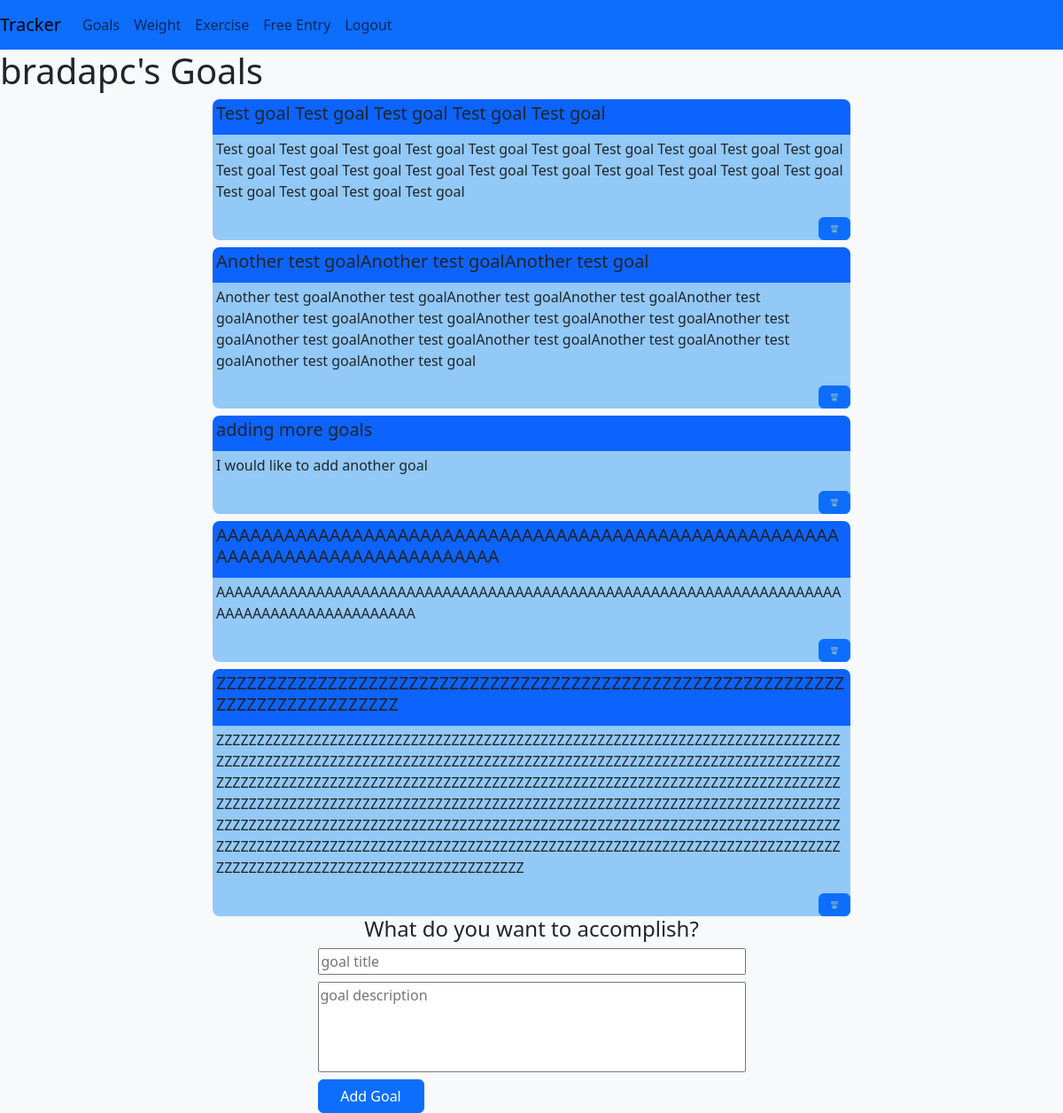
Before: /goals (signed in) with the older database file.
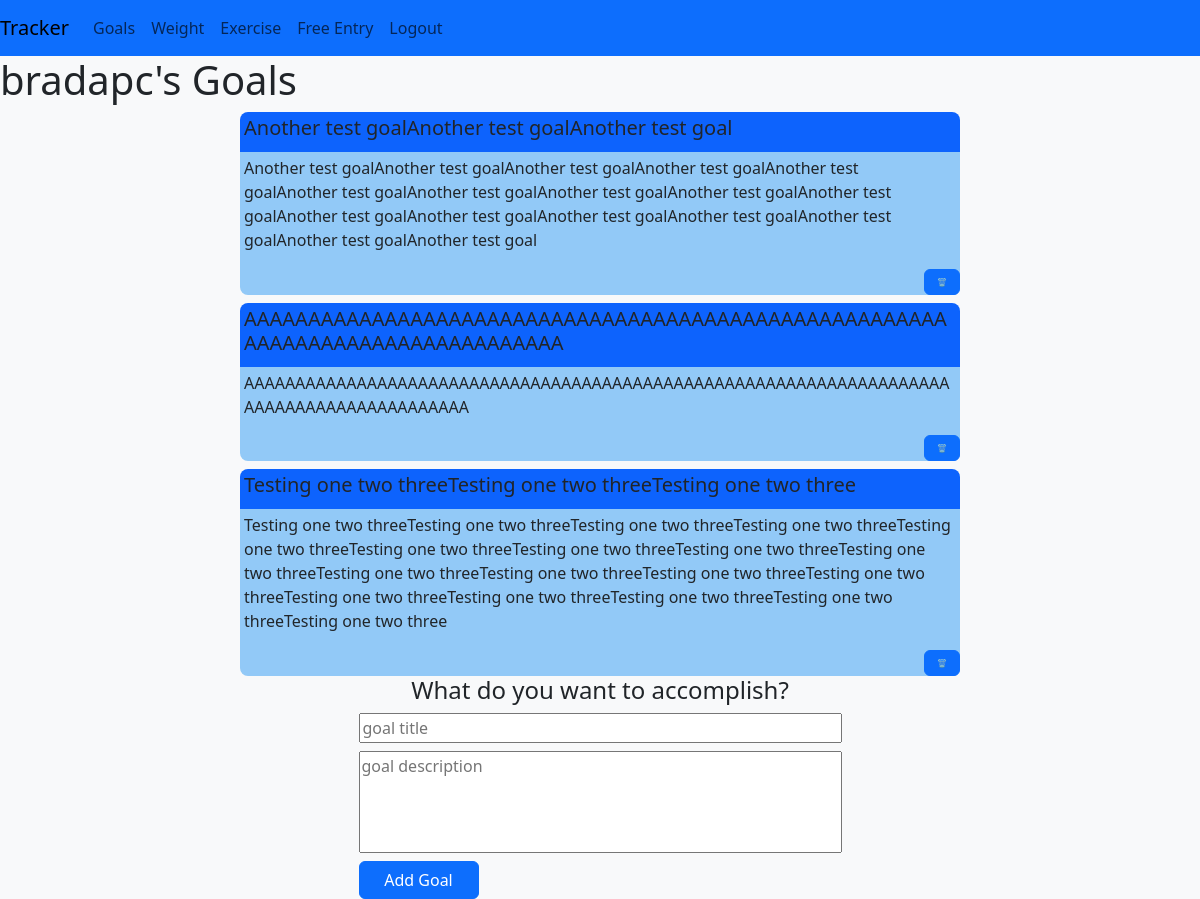
After: the same page with the newer database file.
### tables this page shows
CREATE TABLE "user_goals" (
goal_id INTEGER PRIMARY KEY,
user_id INTEGER NOT NULL,
goal_title TEXT,
goal_desc TEXT
);

### app.py (the view)
@app.route("/goals", methods=["GET", "POST"])
@login_required
def goals():
    user_goals = getUserGoals()
    if request.method == "POST":
        goal_title = request.form.get("goal title")
        goal_description = request.form.get("goal description")
        if len(goal_title) > 80 or len(goal_description) > 500:
            return redirect("/goals")
        if not goal_title or not goal_description:
            return redirect("/goals")
        con = sqlite3.connect("tracker.db")
        cur = con.cursor()
        cur.execute("INSERT INTO user_goals (user_id, goal_title, goal_desc) VALUES(?, ?, ?)", (session['user_id'], goal_title, goal_description,))
        con.commit()
        con.close()
        return redirect("/goals")
    else:
        return render_template("goals.html", user=session['user'], user_goals=user_goals)

### app.py (called while the page is built)
def login_required(f):
    @wraps(f)
    def decorated_function(*args, **kwargs):
        if session.get("user_id") is None:
            return redirect("/login")
        return f(*args, **kwargs)
    return decorated_function

def getUserGoals():
    con = sqlite3.connect("tracker.db")
    cur = con.cursor()
    cur.execute("SELECT goal_id, goal_title, goal_desc FROM user_goals WHERE user_id = ?", (session['user_id'],))
    user_goals = []
    user_goals = cur.fetchall()
    return user_goals

### templates/goals.html (shortened to what this page needs)
{% extends "layout.html" %}
{% block body %}
    <h1>{{ user }}'s Goals </h1>
    <div class="user-goals">
        {% for goal in user_goals %}
            <div class="user-goal-div">
                <div class="goal-title-div">
                    <h5>{{ goal[1] }}</h5>
                </div>
                <div class="goal-desc-div">
                    <p>{{ goal[2] }}</p>
                </div>
                <div class="goal-options">
                    <form action="/goals/remove" method="post">
                        <button type="submit" name="remove_goal" value="{{ goal[0] }}" class="btn btn-primary delete-goal">&#128465</button>
                    </form>
                </div>
            </div>
        {% endfor %}
    </div>
    <div class="new-goal-div">
        <h4>What do you want to accomplish?</h4>
        <form class="new-goal-form" action="/goals" method="post">
            <input type="text" name="goal title" placeholder="goal title" maxlength="80">
            <textarea type="text" name="goal description" placeholder="goal description" maxlength="500" rows="4" cols="50"></textarea>
            <button type="submit" class="btn btn-primary">Add Goal</button>
        </form>
    </div>
{% endblock %}

### templates/layout.html (shortened to what this page needs)
<!DOCTYPE html>
<html lang="en">
    <head>
        {% block head %}
        <link href="/static/styles.css" rel="stylesheet">
        <link href="https://cdn.jsdelivr.net/npm/bootstrap@5.3.3/dist/css/bootstrap.min.css" rel="stylesheet">
        {% endblock %}
    </head>
    <body class="bg-light">
        <nav class="navbar navbar-expand-lg navbar-light bg-primary">
            <a class="navbar-brand" href="/">Tracker</a>
            <div class="collapse navbar-collapse" id="navbarNavAltMarkup">
              <div class="navbar-nav">
                <a class="nav-item nav-link" href="/goals">Goals</a>
                <a class="nav-item nav-link" href="/weight">Weight</a>
                <a class="nav-item nav-link" href="/exercise">Exercise</a>
                <a class="nav-item nav-link" href="#">Free Entry</a>
                {% if  "user" in session %}
                <a class="nav-item nav-link" href="/logout">Logout</a>
                {% else %}
                <a class="nav-item nav-link" href="/login">Login</a>
                {% endif %}
              </div>
            </div>
          </nav>
        {% block body%} {% endblock %}
    </body>
</html>

### static/styles.css (style rules this page uses)
body { user-select: none; }
.new-goal-div { display: flex; flex-direction: column; align-items: center; justify-content: center; }
.new-goal-form { display: flex; flex-direction: column; gap: 8px; }
.new-goal-form button { width: 120px; }
.new-goal-div textarea { resize: none; outline: none; }
.user-goal-div { display: flex; flex-direction: column; width: 60%; }
.goal-title-div { background-color: #0d63fd; border-top-left-radius: 8px; border-top-right-radius: 8px; padding: 4px; word-wrap: break-word; }
.goal-desc-div { background-color: rgb(146, 201, 247); padding: 4px 4px 0px; word-wrap: break-word; }
.user-goals { display: flex; flex-direction: column; align-items: center; gap: 8px; }
.goal-options { background-color: rgb(146, 201, 247); border-bottom-left-radius: 8px; border-bottom-right-radius: 8px; display: flex; justify-content: flex-end; }
.btn.btn-primary.delete-goal { font-size: 8px; }

Changed rows visible on the page:
removed user_goals: goal_title "Test goal Test goal Test goal Test goal Test goal", goal_desc "Test goal Test goal Test goal Test goal Test goal Test goal Test goal Test goal Test goal Test goal Test goal Test goal Test goal Test goal Test goal Test goal Test goal Test goal Test goal Test goal Test goal Test goal Test goal Test goal", {{ goal[0] }} 1 (drawn)
removed user_goals: goal_title "adding more goals", goal_desc "I would like to add another goal", {{ goal[0] }} 3 (drawn)
removed user_goals: goal_title "ZZZZZZZZZZZZZZZZZZZZZZZZZZZZZZZZZZZZZZZZZZZZZZZZZZZZZZZZZZZZZZZZZZZZZZZZZZZZZZZZ", goal_desc "ZZZZZZZZZZZZZZZZZZZZZZZZZZZZZZZZZZZZZZZZZZZZZZZZZZZZZZZZZZZZZZZZZZZZZZZZZZZZZZZZZZZZZZZZZZZZZZZZZZZZZZZZZZZZZZZZZZZZZZZZZZZZZZZZZZZZZZZZZZZZZZZZZZZZZZZZZZZZZZZZZZZZZZZZZZZZZZZZZZZZZZZZZZZZZZZZZZZZZZZZZZZZZZZZZZZZZZZZZZZZZZZZZZZZZZZZZZZZZZZZZZZZZZZZZZZZZZZZZZZZZZZZZZZZZZZZZZZZZZZZZZZZZZZZZZZZZZZZZZZZZZZZZZZZZZZZZZZZZZZZZZZZZZZZZZZZZZZZZZZZZZZZZZZZZZZZZZZZZZZZZZZZZZZZZZZZZZZZZZZZZZZZZZZZZZZZZZZZZZZZZZZZZZZZZZZZZZZZZZZZZZZZZZZZZZZZZZZZZZZZZZZZZZZZZZZZZZZZZZZZZZZZZZZZZZZZZZZZZZZZZZZZZZZZZZZZZZZZZZZZ", {{ goal[0] }} 5 (drawn)
added user_goals: goal_title "Testing one two threeTesting one two threeTesting one two three", goal_desc "Testing one two threeTesting one two threeTesting one two threeTesting one two threeTesting one two threeTesting one two threeTesting one two threeTesting one two threeTesting one two threeTesting one two threeTesting one two threeTesting one two threeTesting one two threeTesting one two threeTesting one two threeTesting one two threeTesting one two threeTesting one two three", {{ goal[0] }} 5 (drawn)
